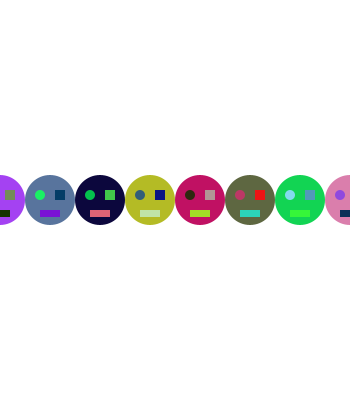
Frame 1 (no input)
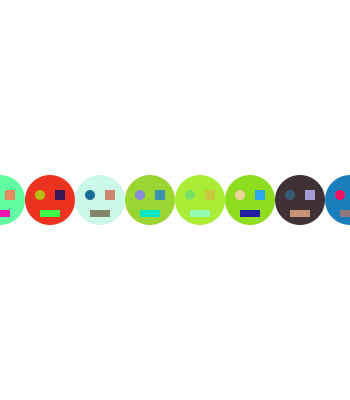
Frame 60 (the mouse pressed at the canvas centre just before this capture)
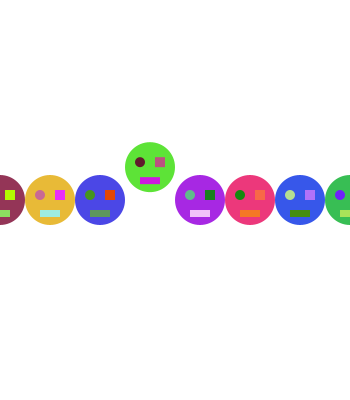
Frame 120 (the mouse held since frame 60 and released just before this capture)

The Processing sketch that drew these frames (run headless with seeded random() and noise(); from frame 60 on, the mouse is pressed at the canvas centre):

// Processing sketch: processing_139288
// ── processing_139288.pde


float[] a;

void setup() {
  size(350, 400);
  noStroke();
  smooth();


  a = new float[8];
  int i = 0;
  while ( i <= 7 ) {
    a[i] = 200;
    i = i + 1;
  }
}

void draw() {
  background(255);
  int i = 0;
  while ( i <= 7 ) {

    fill(random(0, 255), random(0, 255), random(0, 255));
    ellipse(i*50, a[i], 50, 50);

    fill(random(0, 255), random(0, 255), random(0, 255));
    ellipse(i*50-10, a[i]-5, 10, 10);

    fill(random(0, 255), random(0, 255), random(0, 255));
    rect(i*50+5, a[i]-10, 10, 10);

    fill(random(0, 255), random(0, 255), random(0, 255));
    rect(i*50-10, a[i]+10, 20, 7);



    if ( mouseX > i*50 && mouseX < i*50+50 ) {
      a[i] = a[i] + random(-5, 5);
    }
    i = i + 1;
  }
}
